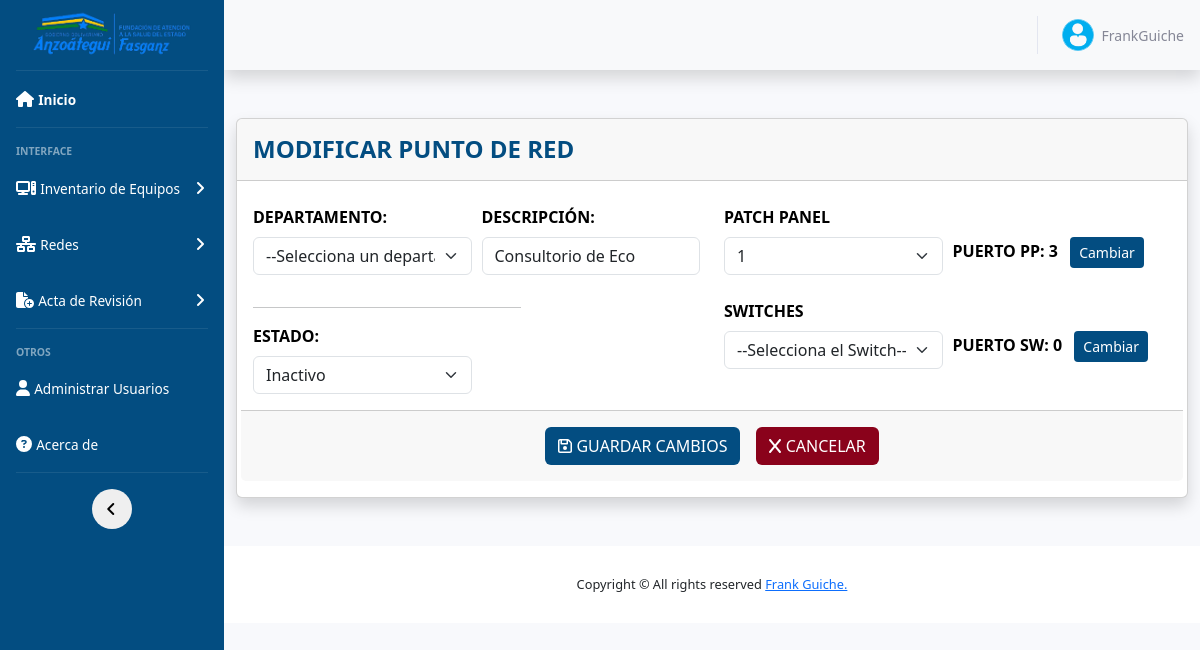
Screenshot of /includes/_puntosred/editar_puntored.php?id=1 (signed in) with the database file from the repository.
### tables this page shows
CREATE TABLE `puntos_red` (
  `id` int(11) NOT NULL,
  `departamento` varchar(50) NOT NULL,
  `patch_panel` varchar(50) NOT NULL,
  `puerto_pp` int(2) NOT NULL,
  `switches` varchar(50) NOT NULL,
  `puerto_sw` int(2) NOT NULL,
  `descripcion` varchar(60) NOT NULL,
  `estado` varchar(20) NOT NULL,
  `fecha_registro` datetime NOT NULL,
  `encargado_registro` int(11) NOT NULL,
  `fecha_ultima_modificacion` datetime NOT NULL,
  `encargado_modificacion` int(11) NOT NULL
);

### includes/_puntosred/editar_puntored.php (the view, shortened to what this page needs)
<?php
$id = $_GET['id'];
include "../db.php";
$consulta = "SELECT * FROM puntos_red WHERE id = $id";
$resultado = mysqli_query($conexion, $consulta);
$usuario = mysqli_fetch_assoc($resultado);
?>
<?php include_once "header.php"; ?>
<!DOCTYPE html>
<html lang="es">
<head>
</head>
<body>
    <div class="container">
        <div class="card shadow my-5">
            <div class="card-header py-3">
                <div class="row">
                    <h4 class="m-0 font-primary mayus bold col-8">Modificar Punto de Red</h4>
                    <div class="col-4 text-right">
                    </div>
                </div>
            </div>
            <div class="card-body">
                <form action="../functions.php" id="form" method="POST">
                    <div class="row">
                        <div class="col-md-6">
                            <div class="form-row mb-0 mt-2">
                                <div class="form-group col">
                                    <label for="departamento" class="label-span left mayus">Departamento:</label>
                                    <select class="form-select" id="departamento" name="departamento" required>
                                        <option value="">--Selecciona un departamento--</option>
                                    </select>
                                </div>
                                <div class="form-group col">
                                    <label for="descripcion" class="label-span left mayus">Descripción:</label>
                                    <input type="text" id="descripcion" name="descripcion" class="form-control" value="<?php echo $usuario['descripcion']; ?>">
                                </div>
                            </div>
                            <hr class="custom-hr-center">
                            <div class="form-row mb-0 mt-2">
                                <div class="form-group col-6">
                                    <label for="estado" class="form-label label-span left mayus">Estado:</label>
                                    <select name="estado" id="estado" class="form-select" required>
                                        <option <?php echo $usuario['estado'] === 'Inactivo' ? "selected='selected' " : "" ?> value="Inactivo">Inactivo</option>
                                    </select>
                                </div>
                            </div>
                        </div>
                        <div class="col-md-6">
                            <div class="form-row mb-0 mt-2">
                                <?php if (!empty($usuario['patch_panel']) && $usuario['patch_panel'] !== null && $usuario['patch_panel'] !== 0) : ?>
                                    <div class="form-group col-6">
                                        <label for="patch_panel" class="label-span mayus">Patch Panel</label>
                                        <select class="form-control form-select" id="patch_panel" name="patch_panel">
                                            <option <?php echo ($usuario['patch_panel'] == 1) ? 'selected' : ''; ?> value="1">1</option>
                                        </select>
                                    </div>
                                    <div class="form-group mt-2 col-6">
                                        <br>
                                        <span class="font-dark bold mayus" id="puerto_pp_text"><?php echo 'Puerto PP: ' . $usuario['puerto_pp']; ?></span>
                                        <button type="button" id="cambiar_puerto_pp" class="btn btn-sm btn-agg ml-2">Cambiar</button>
                                    </div>
                                <?php endif; ?>
                            </div>
                            <div class="form-row mb-0 mt-2">
                                <div class="form-group col-6">
                                    <label for="switches" class="label-span mayus">Switches</label>
                                    <select class="form-control form-select" id="switches" name="switches">
                                        <option value="">--Selecciona el Switch--</option>
                                    </select>
                                </div>
                                <div class="form-group mt-2 col-6">
                                    <br>
                                    <span class="font-dark bold mayus" id="puerto_sw_text"><?php echo 'Puerto SW: ' . $usuario['puerto_sw']; ?></span>
                                    <button type="button" id="cambiar_puerto_sw" class="btn btn-sm btn-agg ml-2">Cambiar</button>
                                </div>
                            </div>
                        </div>
                        <div class="card-footer">
                            <div class="my-2 d-flex justify-content-center">
                                <button type="submit" id="form" name="form" class="btn btn-agg mr-2 mayus bold">
                                    <i class="fa-regular fa-floppy-disk"></i> Guardar Cambios</button>
                                <a href="../../views/puntos_red.php" class="btn btn-delete ml-2 mayus bold">
                                    <i class="fa-solid fa-x"></i> Cancelar
                                </a>
                            </div>
                        </div>
                    </div>
            </div>
        </div>
    </div>
    <?php include_once "footer.php"; ?>
</body>
</html>

### css/style.css (style rules this page uses)
.font-primary { color: #034D81 !important; font-weight: bold; }
.font-dark { color: #000000; }
.label-span { font-weight: bold; color: #000000; }
.mayus { text-transform: uppercase; }
.bold { font-weight: bold; }
.left { text-align: left; display: inline-block; width: 100%; }
.btn-agg { background-color: #034D81 !important; color: #FFFFFF !important; }
.btn-delete { background-color: #8A021B !important; color: #FFFFFF !important; }
.btn { transition: all 0.3s ease; }
.custom-hr-center { background-color: #034D81 !important; width: 60%; }
a { color: #000000; text-decoration: none; background-color: transparent }

### rows the page displays
puntos_red: descripcion "Consultorio de Eco", estado "Inactivo", patch_panel "1", puerto_pp "3", puerto_sw "0"

### other values shown
$_SESSION['username'] "FrankGuiche"
